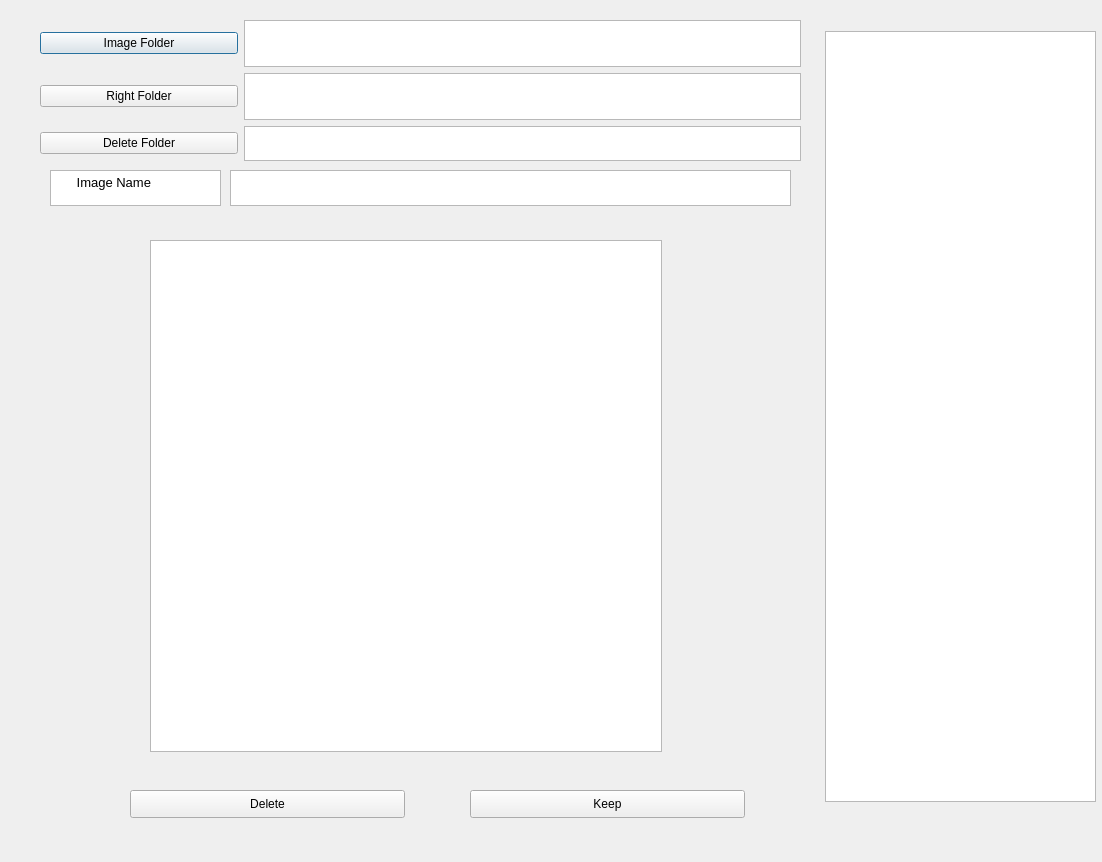
<?xml version="1.0" encoding="UTF-8"?>
<ui version="4.0">
 <class>Dialog</class>
 <widget class="QDialog" name="Dialog">
  <property name="geometry">
   <rect>
    <x>0</x>
    <y>0</y>
    <width>1102</width>
    <height>862</height>
   </rect>
  </property>
  <property name="windowTitle">
   <string>SelectPic</string>
  </property>
  <property name="sizeGripEnabled">
   <bool>false</bool>
  </property>
  <widget class="QWidget" name="gridWidget" native="true">
   <property name="geometry">
    <rect>
     <x>40</x>
     <y>20</y>
     <width>761</width>
     <height>141</height>
    </rect>
   </property>
   <layout class="QGridLayout" name="gridLayout">
    <item row="0" column="0">
     <widget class="QPushButton" name="ImageFolderBtn">
      <property name="text">
       <string>Image Folder</string>
      </property>
     </widget>
    </item>
    <item row="0" column="1" colspan="2">
     <widget class="QTextEdit" name="ImageFoler"/>
    </item>
    <item row="1" column="0">
     <widget class="QPushButton" name="RightFolderBtn">
      <property name="text">
       <string>Right Folder</string>
      </property>
     </widget>
    </item>
    <item row="1" column="1" colspan="2">
     <widget class="QTextEdit" name="RightFoler"/>
    </item>
    <item row="2" column="1" colspan="2">
     <widget class="QTextEdit" name="DeleteFoler">
      <property name="minimumSize">
       <size>
        <width>557</width>
        <height>35</height>
       </size>
      </property>
     </widget>
    </item>
    <item row="2" column="0">
     <widget class="QPushButton" name="DeleteFolerBtn">
      <property name="text">
       <string>Delete Folder</string>
      </property>
     </widget>
    </item>
   </layout>
  </widget>
  <widget class="QListView" name="listView">
   <property name="geometry">
    <rect>
     <x>825</x>
     <y>31</y>
     <width>271</width>
     <height>771</height>
    </rect>
   </property>
  </widget>
  <widget class="QPushButton" name="KeepBtn">
   <property name="geometry">
    <rect>
     <x>470</x>
     <y>790</y>
     <width>275</width>
     <height>28</height>
    </rect>
   </property>
   <property name="text">
    <string>Keep</string>
   </property>
  </widget>
  <widget class="QPushButton" name="pushButton">
   <property name="geometry">
    <rect>
     <x>130</x>
     <y>790</y>
     <width>275</width>
     <height>28</height>
    </rect>
   </property>
   <property name="text">
    <string>Delete</string>
   </property>
  </widget>
  <widget class="QGraphicsView" name="graphicsView">
   <property name="geometry">
    <rect>
     <x>150</x>
     <y>240</y>
     <width>512</width>
     <height>512</height>
    </rect>
   </property>
  </widget>
  <widget class="QTextEdit" name="imagename">
   <property name="geometry">
    <rect>
     <x>230</x>
     <y>170</y>
     <width>561</width>
     <height>36</height>
    </rect>
   </property>
  </widget>
  <widget class="QPlainTextEdit" name="plainTextEdit">
   <property name="geometry">
    <rect>
     <x>50</x>
     <y>170</y>
     <width>171</width>
     <height>36</height>
    </rect>
   </property>
   <property name="font">
    <font>
     <family>Arial</family>
     <pointsize>10</pointsize>
    </font>
   </property>
   <property name="plainText">
    <string>      Image Name</string>
   </property>
  </widget>
 </widget>
 <tabstops>
  <tabstop>ImageFoler</tabstop>
  <tabstop>RightFolderBtn</tabstop>
  <tabstop>RightFoler</tabstop>
  <tabstop>DeleteFolerBtn</tabstop>
  <tabstop>DeleteFoler</tabstop>
 </tabstops>
 <resources/>
 <connections/>
</ui>
